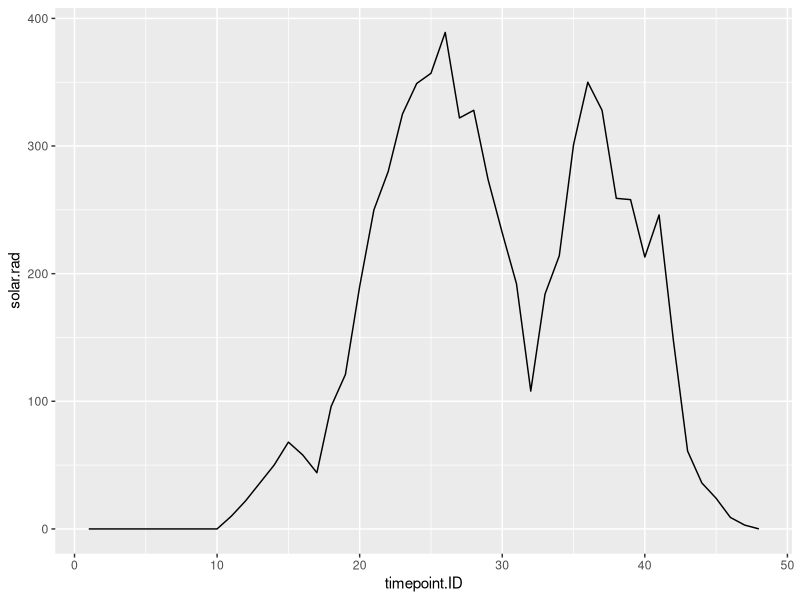
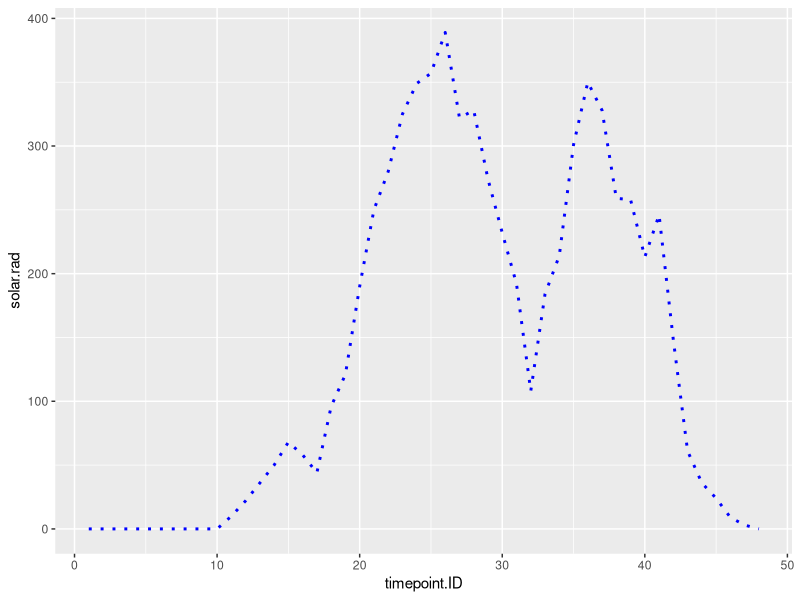
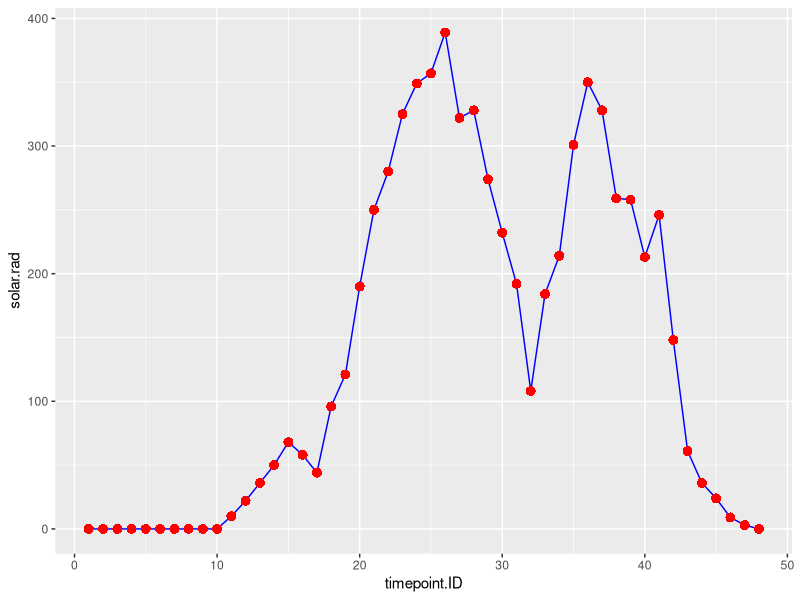

Write the R code that produced these figures, in order.
## ---- chunk 1
knitr::opts_chunk$set(echo = TRUE, fig.align = "center")

# title: Creating a line plot
# author: jonathan
# revised: 18/3/2020

WEB <- c("https://bioceed.uib.no/dropfolder/bioSTATS/Rmd/Visualizing/Simple/line-plot.html")
GIT <- c("https://github.com/jonathansoule/biostats/blob/master/Visualizing/Simple/line-plot.Rmd")
library(ggplot2)
library(gridExtra)
## ---- chunk 2
# ID
timepoint.ID <- 1:48
# variable1
solar.rad <- c(0, 0, 0, 0, 0, 0, 0, 0, 0, 0, 10, 22, 36, 50, 68, 58, 44, 96, 121, 190, 250, 280, 325, 349, 357, 389, 322, 328, 274, 232, 192, 108, 184, 214, 301, 350, 328, 259, 258, 213, 246, 148, 61, 36, 24, 9, 3, 0)
# dataframe
df <- data.frame(timepoint.ID, solar.rad)
## ---- chunk 3
ggplot(df, aes(timepoint.ID, solar.rad)) +
  geom_line()
## ---- chunk 4
ggplot(df, aes(timepoint.ID, solar.rad)) +
  geom_line(colour = "blue", size = 1, linetype = "dotted")
## ---- chunk 5
ggplot(df, aes(timepoint.ID, solar.rad)) +
  geom_line(colour = "blue") +
  geom_point(size = 3, colour = "red", shape = 16)
